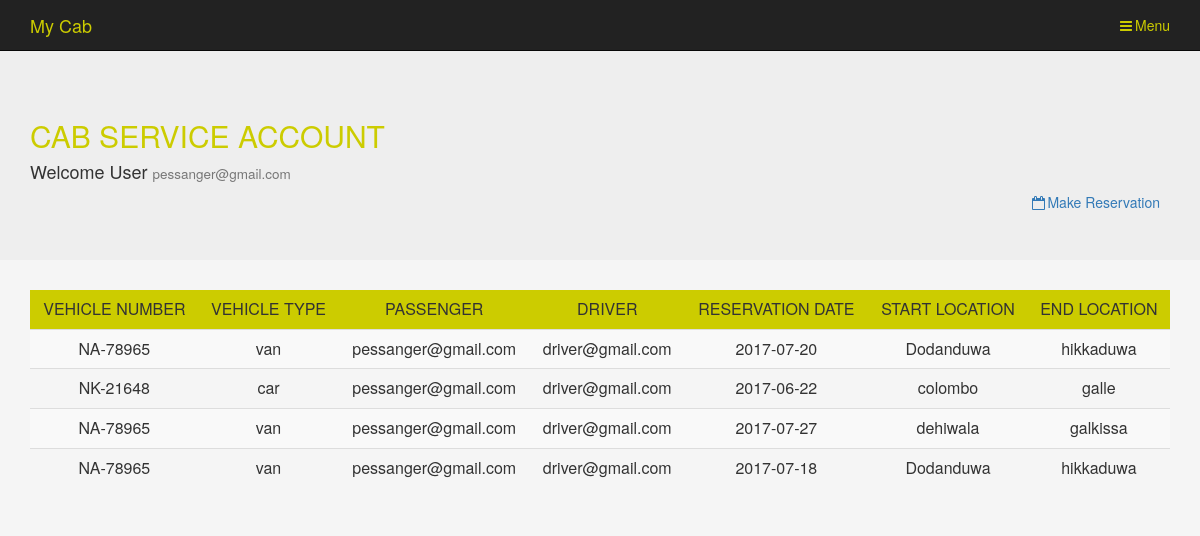
The page /dashboardPassenger.php (signed in) on the database its author committed.
### tables this page shows
CREATE TABLE `reservation` (
  `ID` bigint(20) NOT NULL,
  `PASSENGER_EMAIL` varchar(500) NOT NULL,
  `VEHICLE_ID` varchar(200) NOT NULL,
  `START_POINT` varchar(200) NOT NULL,
  `END_POINT` varchar(200) NOT NULL,
  `BOOK_DATE` date NOT NULL
);

CREATE TABLE `vehicle` (
  `NUMBER` varchar(200) NOT NULL,
  `DRIVER_EMAIL` varchar(500) NOT NULL,
  `TYPE` varchar(200) NOT NULL,
  `NO_OF_SEATS` varchar(200) NOT NULL
);

### dashboardPassenger.php (the view, shortened to what this page needs)
<?php
$conn = OpenCon();
$query = "SELECT * FROM RESERVATION WHERE PASSENGER_EMAIL='".$_COOKIE['loginUser']."'";
mysqli_query($conn, $query) or die('Error querying database.');
$result = mysqli_query($conn, $query);
?>
<head>
    <link href="res/css/bootstrap.css" rel="stylesheet">
    <link href="res/css/font-awesome.css" rel="stylesheet">
</head>
<body style="background-color: whitesmoke">
    <div class="navbar navbar-inverse navbar-static-top" style="margin-bottom: 0">
        <div class="container">
            <div class="navbar-header">
                <a style="color: #cccc00" class="navbar-brand" href="index.php">My Cab</a>
            </div>
            <ul class="nav navbar-nav navbar-right">
                <li class="dropdown">
                    <a style="color: #cccc00" class="dropdown-toggle" data-toggle="dropdown" href="">
                        <i class="fa fa-bars fa-fw"></i>Menu
                    </a>
                </li>
            </ul>
        </div>
    </div>
    <div class="jumbotron">
        <div class="container">
            <h2 class="text-uppercase"><a href="dashboardPassenger.php" style="text-decoration: none; color: #cccc00">Cab Service Account</a></h2>
            <h4>Welcome User <small><?php echo $_COOKIE['loginUser']; ?></small></h4>
            <div class="pull-right">
                <a style="padding: 10px;" href="search.php"><i class="fa fa-calendar-o fa-fw"></i>Make Reservation</a>
            </div>
        </div>
    </div>
    <div class="container">
        <div class="row">
            <div class="col-lg-12 col-xs-12 col-md-12 col-sm-12">
                <table class="table table-striped table-hover table-responsive text-center">
                    <thead>
                        <tr class="text-uppercase" style="background-color: #cccc00">
                            <td class="text-center">Vehicle Number</td>
                            <td class="text-center">Vehicle Type</td>
                            <td class="text-center">Passenger</td>
                            <td class="text-center">Driver</td>
                            <td class="text-center">Reservation Date</td>
                            <td class="text-center">Start Location</td>
                            <td class="text-center">End Location</td>
                        </tr>
                    </thead>
                    <tbody>
                        <?php while ($row = mysqli_fetch_array($result)) { ?>
                            <?php
                            $query = "SELECT * FROM VEHICLE WHERE NUMBER='" . $row['VEHICLE_ID'] . "'";
                            mysqli_query($conn, $query) or die('Error querying database.');
                            $resultVehicle = mysqli_query($conn, $query);
                            while ($row2 = mysqli_fetch_array($resultVehicle)) {
                                ?>
                                <tr>
                                    <td><?php echo $row['VEHICLE_ID']; ?></td>
                                    <td><?php echo $row2['TYPE']; ?></td>
                                    <td><?php echo $row['PASSENGER_EMAIL']; ?></td>
                                    <td><?php echo $row2['DRIVER_EMAIL']; ?></td>
                                    <td><?php echo $row['BOOK_DATE']; ?></td>
                                    <td><?php echo $row['START_POINT']; ?></td>
                                    <td><?php echo $row['END_POINT']; ?></td>
                                </tr>
                                <?php
                            }
                        }
                        ?>
                    </tbody>
                </table>
            </div>
        </div>
    </div>
</body>
</html>

### rows shown on the page
reservation: VEHICLE_ID "NA-78965", PASSENGER_EMAIL "pessanger@gmail.com", BOOK_DATE "2017-07-20", START_POINT "Dodanduwa", END_POINT "hikkaduwa"
vehicle: TYPE "van", DRIVER_EMAIL "driver@gmail.com"
reservation: VEHICLE_ID "NK-21648", PASSENGER_EMAIL "pessanger@gmail.com", BOOK_DATE "2017-06-22", START_POINT "colombo", END_POINT "galle"
vehicle: TYPE "car", DRIVER_EMAIL "driver@gmail.com"
reservation: VEHICLE_ID "NA-78965", PASSENGER_EMAIL "pessanger@gmail.com", BOOK_DATE "2017-07-27", START_POINT "dehiwala", END_POINT "galkissa"
reservation: VEHICLE_ID "NA-78965", PASSENGER_EMAIL "pessanger@gmail.com", BOOK_DATE "2017-07-18", START_POINT "Dodanduwa", END_POINT "hikkaduwa"

### other values the page prints
$_COOKIE['loginUser'] "pessanger@gmail.com"
